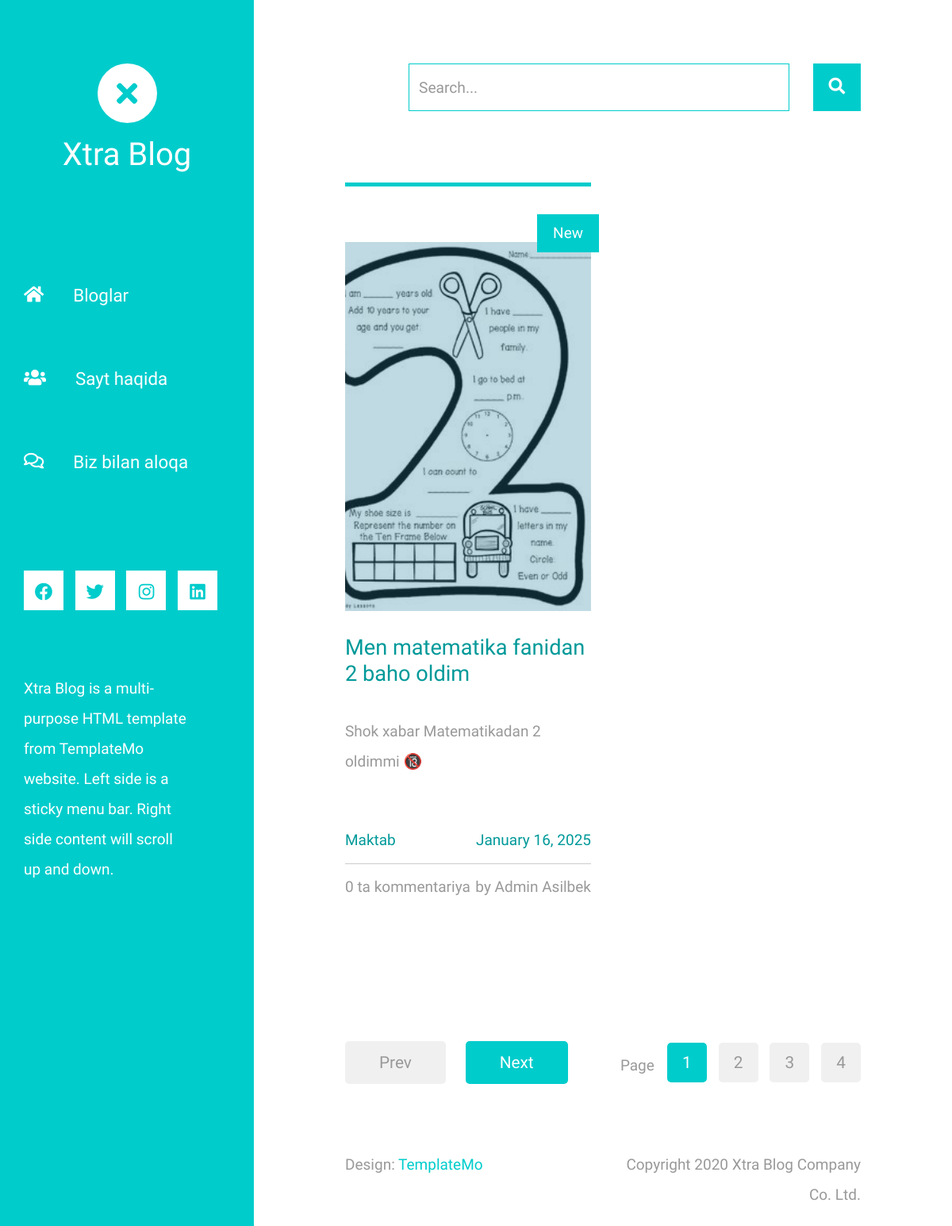
/, run on an earlier commit of the app's database.
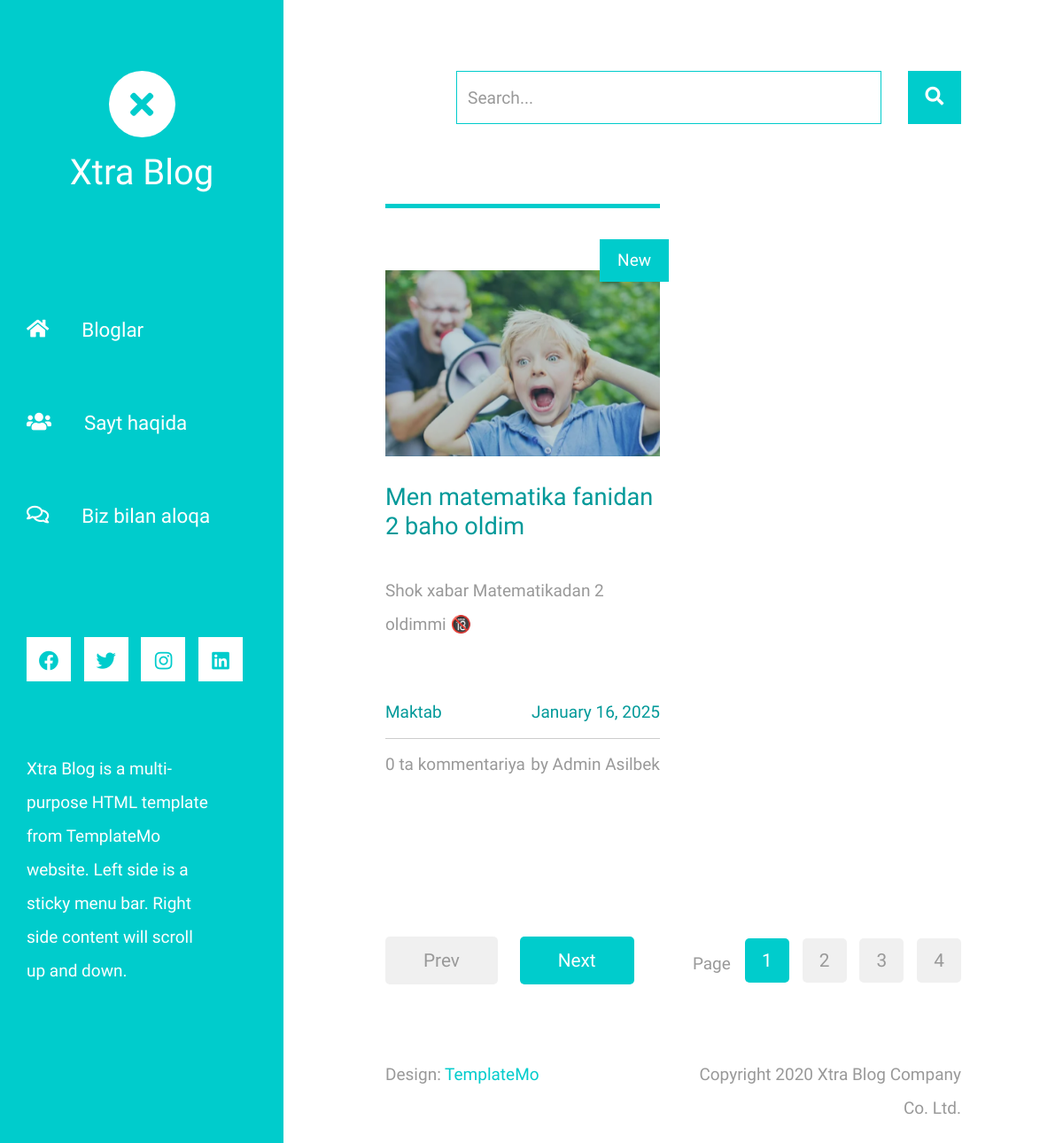
And on a later commit of the database.
### blogs/models.py (models this page shows, shortened)
class Blog(models.Model):
    title = models.CharField(max_length=250)
    short_description = models.CharField(max_length=500)
    description = models.TextField()
    created_at = models.DateTimeField(auto_now_add=True)
    category_id = models.ForeignKey(Category, on_delete=models.CASCADE, related_name='category')
    def get_birinchi_image(self):
        return BlogImage.objects.filter(blog_id=self.id)[0].image.url
    def get_count_comments(self):
        return Comment.objects.filter(blog_id=self.id).count()

class BlogImage(models.Model):
    image = models.ImageField(upload_to='blog_images/')
    blog_id = models.ForeignKey(Blog, on_delete=models.CASCADE, related_name='blog')

class Category(models.Model):
    title = models.CharField(max_length=150)

### blogs/views.py (the view)
# urls.py: path('', blog_page, name='blogs'),
def blog_page(request):
    bloglar = Blog.objects.all()
    kategoriyalar = Category.objects.all()
    context = {
        'bloglar': bloglar,
        'kategoriyalar': kategoriyalar
    }
    return render(request, template_name='index.html', context=context)

### templates/index.html
{% extends 'base.html' %}
{% block content %}
            <div class="row tm-row">
                {% for blog in bloglar %}
                <article class="col-12 col-md-6 tm-post">
                    <hr class="tm-hr-primary">
                    <a href="{% url 'blog_detail' blog_id=blog.id %}" class="effect-lily tm-post-link tm-pt-60">
                        <div class="tm-post-link-inner">
                            <img src="{{ blog.get_birinchi_image }}" alt="Image" class="img-fluid">
                        </div>
                        <span class="position-absolute tm-new-badge">New</span>
                        <h2 class="tm-pt-30 tm-color-primary tm-post-title">{{ blog.title }}</h2>
                    </a>
                    <p class="tm-pt-30">
                        {{ blog.short_description }}
                    </p>
                    <div class="d-flex justify-content-between tm-pt-45">
                        <span class="tm-color-primary">{{ blog.category_id.title }}</span>
                        <span class="tm-color-primary">{{ blog.created_at|date:"F d, Y" }}</span>
                    </div>
                    <hr>
                    <div class="d-flex justify-content-between">
                        <span>{{blog.get_count_comments}} ta kommentariya</span>
                        <span>by Admin Asilbek</span>
                    </div>
                </article>
                {% endfor %}
            </div>
            <div class="row tm-row tm-mt-100 tm-mb-75">
                <div class="tm-prev-next-wrapper">
                    <a href="#" class="mb-2 tm-btn tm-btn-primary tm-prev-next disabled tm-mr-20">Prev</a>
                    <a href="#" class="mb-2 tm-btn tm-btn-primary tm-prev-next">Next</a>
                </div>
                <div class="tm-paging-wrapper">
                    <span class="d-inline-block mr-3">Page</span>
                    <nav class="tm-paging-nav d-inline-block">
                        <ul>
                            <li class="tm-paging-item active">
                                <a href="#" class="mb-2 tm-btn tm-paging-link">1</a>
                            </li>
                            <li class="tm-paging-item">
                                <a href="#" class="mb-2 tm-btn tm-paging-link">2</a>
                            </li>
                            <li class="tm-paging-item">
                                <a href="#" class="mb-2 tm-btn tm-paging-link">3</a>
                            </li>
                            <li class="tm-paging-item">
                                <a href="#" class="mb-2 tm-btn tm-paging-link">4</a>
                            </li>
                        </ul>
                    </nav>
                </div>
            </div>
{% endblock content %}

What changed in the data, as far as the page shows it:
changed through a linked row, Blog "Men matematika fanidan 2 baho oldim": get_birinchi_image: a different picture
